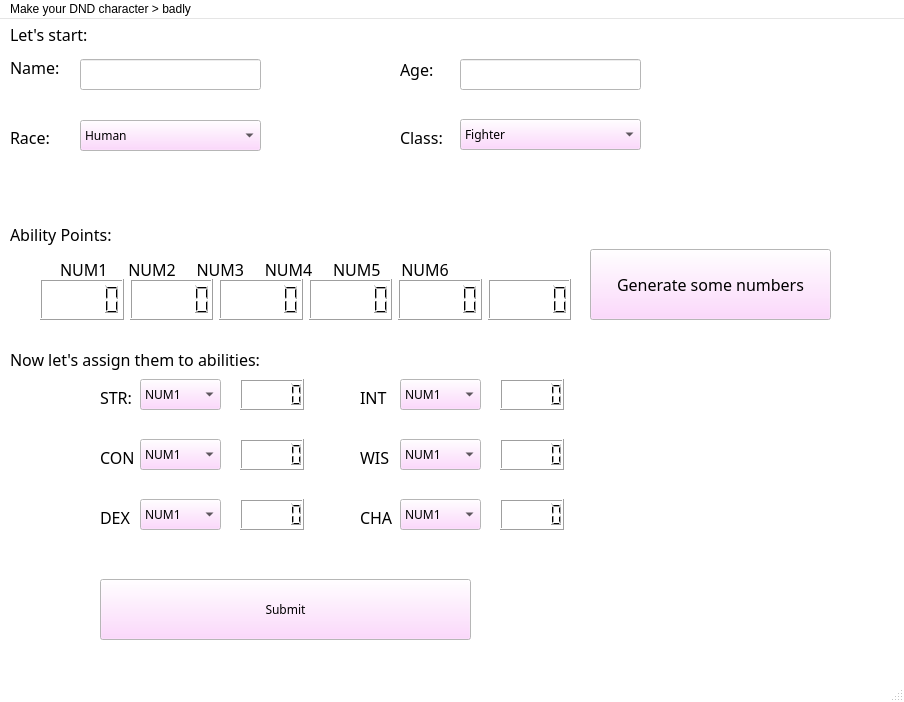
<?xml version="1.0" encoding="UTF-8"?>
<ui version="4.0">
 <class>DnDStuff</class>
 <widget class="QMainWindow" name="DnDStuff">
  <property name="geometry">
   <rect>
    <x>0</x>
    <y>0</y>
    <width>904</width>
    <height>702</height>
   </rect>
  </property>
  <property name="palette">
   <palette>
    <active>
     <colorrole role="Button">
      <brush brushstyle="SolidPattern">
       <color alpha="255">
        <red>255</red>
        <green>205</green>
        <blue>255</blue>
       </color>
      </brush>
     </colorrole>
     <colorrole role="Base">
      <brush brushstyle="SolidPattern">
       <color alpha="255">
        <red>255</red>
        <green>255</green>
        <blue>255</blue>
       </color>
      </brush>
     </colorrole>
     <colorrole role="Window">
      <brush brushstyle="SolidPattern">
       <color alpha="255">
        <red>255</red>
        <green>255</green>
        <blue>255</blue>
       </color>
      </brush>
     </colorrole>
     <colorrole role="Highlight">
      <brush brushstyle="SolidPattern">
       <color alpha="255">
        <red>255</red>
        <green>170</green>
        <blue>255</blue>
       </color>
      </brush>
     </colorrole>
    </active>
    <inactive>
     <colorrole role="Button">
      <brush brushstyle="SolidPattern">
       <color alpha="255">
        <red>255</red>
        <green>205</green>
        <blue>255</blue>
       </color>
      </brush>
     </colorrole>
     <colorrole role="Base">
      <brush brushstyle="SolidPattern">
       <color alpha="255">
        <red>255</red>
        <green>255</green>
        <blue>255</blue>
       </color>
      </brush>
     </colorrole>
     <colorrole role="Window">
      <brush brushstyle="SolidPattern">
       <color alpha="255">
        <red>255</red>
        <green>255</green>
        <blue>255</blue>
       </color>
      </brush>
     </colorrole>
     <colorrole role="Highlight">
      <brush brushstyle="SolidPattern">
       <color alpha="255">
        <red>255</red>
        <green>170</green>
        <blue>255</blue>
       </color>
      </brush>
     </colorrole>
    </inactive>
    <disabled>
     <colorrole role="Button">
      <brush brushstyle="SolidPattern">
       <color alpha="255">
        <red>255</red>
        <green>205</green>
        <blue>255</blue>
       </color>
      </brush>
     </colorrole>
     <colorrole role="Base">
      <brush brushstyle="SolidPattern">
       <color alpha="255">
        <red>255</red>
        <green>255</green>
        <blue>255</blue>
       </color>
      </brush>
     </colorrole>
     <colorrole role="Window">
      <brush brushstyle="SolidPattern">
       <color alpha="255">
        <red>255</red>
        <green>255</green>
        <blue>255</blue>
       </color>
      </brush>
     </colorrole>
     <colorrole role="Highlight">
      <brush brushstyle="SolidPattern">
       <color alpha="255">
        <red>0</red>
        <green>120</green>
        <blue>215</blue>
       </color>
      </brush>
     </colorrole>
    </disabled>
   </palette>
  </property>
  <property name="windowTitle">
   <string>DnD Stuff </string>
  </property>
  <widget class="QWidget" name="centralwidget">
   <widget class="QLabel" name="label">
    <property name="geometry">
     <rect>
      <x>10</x>
      <y>0</y>
      <width>141</width>
      <height>31</height>
     </rect>
    </property>
    <property name="font">
     <font>
      <family>8514oem</family>
      <pointsize>12</pointsize>
     </font>
    </property>
    <property name="text">
     <string>Let's start: </string>
    </property>
   </widget>
   <widget class="QLabel" name="labName">
    <property name="geometry">
     <rect>
      <x>10</x>
      <y>40</y>
      <width>55</width>
      <height>16</height>
     </rect>
    </property>
    <property name="font">
     <font>
      <family>8514oem</family>
      <pointsize>12</pointsize>
     </font>
    </property>
    <property name="text">
     <string>Name:</string>
    </property>
   </widget>
   <widget class="QLabel" name="labAge">
    <property name="geometry">
     <rect>
      <x>400</x>
      <y>30</y>
      <width>55</width>
      <height>41</height>
     </rect>
    </property>
    <property name="font">
     <font>
      <family>8514oem</family>
      <pointsize>12</pointsize>
     </font>
    </property>
    <property name="text">
     <string>Age:</string>
    </property>
   </widget>
   <widget class="QLabel" name="labRace">
    <property name="geometry">
     <rect>
      <x>10</x>
      <y>110</y>
      <width>55</width>
      <height>16</height>
     </rect>
    </property>
    <property name="font">
     <font>
      <family>8514oem</family>
      <pointsize>12</pointsize>
     </font>
    </property>
    <property name="text">
     <string>Race:</string>
    </property>
   </widget>
   <widget class="QLabel" name="labClass">
    <property name="geometry">
     <rect>
      <x>400</x>
      <y>110</y>
      <width>55</width>
      <height>16</height>
     </rect>
    </property>
    <property name="font">
     <font>
      <family>8514oem</family>
      <pointsize>12</pointsize>
     </font>
    </property>
    <property name="text">
     <string>Class:</string>
    </property>
   </widget>
   <widget class="QLineEdit" name="name">
    <property name="geometry">
     <rect>
      <x>80</x>
      <y>40</y>
      <width>181</width>
      <height>31</height>
     </rect>
    </property>
    <property name="font">
     <font>
      <family>8514oem</family>
     </font>
    </property>
    <property name="text">
     <string/>
    </property>
   </widget>
   <widget class="QLabel" name="label_6">
    <property name="geometry">
     <rect>
      <x>10</x>
      <y>200</y>
      <width>141</width>
      <height>31</height>
     </rect>
    </property>
    <property name="font">
     <font>
      <family>8514oem</family>
      <pointsize>12</pointsize>
     </font>
    </property>
    <property name="text">
     <string>Ability Points: </string>
    </property>
   </widget>
   <widget class="QLineEdit" name="age">
    <property name="geometry">
     <rect>
      <x>460</x>
      <y>40</y>
      <width>181</width>
      <height>31</height>
     </rect>
    </property>
    <property name="font">
     <font>
      <family>8514oem</family>
     </font>
    </property>
    <property name="text">
     <string/>
    </property>
   </widget>
   <widget class="QLabel" name="labNUMBERS">
    <property name="geometry">
     <rect>
      <x>60</x>
      <y>240</y>
      <width>591</width>
      <height>21</height>
     </rect>
    </property>
    <property name="font">
     <font>
      <family>8514oem</family>
      <pointsize>12</pointsize>
     </font>
    </property>
    <property name="text">
     <string>NUM1     NUM2     NUM3     NUM4     NUM5     NUM6</string>
    </property>
   </widget>
   <widget class="QPushButton" name="generate">
    <property name="geometry">
     <rect>
      <x>590</x>
      <y>230</y>
      <width>241</width>
      <height>71</height>
     </rect>
    </property>
    <property name="font">
     <font>
      <family>8514oem</family>
      <pointsize>12</pointsize>
     </font>
    </property>
    <property name="text">
     <string>Generate some numbers</string>
    </property>
   </widget>
   <widget class="QLabel" name="label_8">
    <property name="geometry">
     <rect>
      <x>10</x>
      <y>320</y>
      <width>351</width>
      <height>41</height>
     </rect>
    </property>
    <property name="font">
     <font>
      <family>8514oem</family>
      <pointsize>12</pointsize>
     </font>
    </property>
    <property name="text">
     <string>Now let's assign them to abilities:</string>
    </property>
   </widget>
   <widget class="QLabel" name="labSTR">
    <property name="geometry">
     <rect>
      <x>100</x>
      <y>370</y>
      <width>55</width>
      <height>16</height>
     </rect>
    </property>
    <property name="font">
     <font>
      <family>8514oem</family>
      <pointsize>12</pointsize>
     </font>
    </property>
    <property name="text">
     <string>STR: </string>
    </property>
   </widget>
   <widget class="QLabel" name="labCON">
    <property name="geometry">
     <rect>
      <x>100</x>
      <y>430</y>
      <width>55</width>
      <height>16</height>
     </rect>
    </property>
    <property name="font">
     <font>
      <family>8514oem</family>
      <pointsize>12</pointsize>
     </font>
    </property>
    <property name="text">
     <string>CON</string>
    </property>
   </widget>
   <widget class="QLabel" name="labDEX">
    <property name="geometry">
     <rect>
      <x>100</x>
      <y>490</y>
      <width>55</width>
      <height>16</height>
     </rect>
    </property>
    <property name="font">
     <font>
      <family>8514oem</family>
      <pointsize>12</pointsize>
     </font>
    </property>
    <property name="text">
     <string>DEX</string>
    </property>
   </widget>
   <widget class="QLabel" name="labINT">
    <property name="geometry">
     <rect>
      <x>360</x>
      <y>370</y>
      <width>55</width>
      <height>16</height>
     </rect>
    </property>
    <property name="font">
     <font>
      <family>8514oem</family>
      <pointsize>12</pointsize>
     </font>
    </property>
    <property name="text">
     <string>INT</string>
    </property>
   </widget>
   <widget class="QLabel" name="labWIS">
    <property name="geometry">
     <rect>
      <x>360</x>
      <y>430</y>
      <width>55</width>
      <height>16</height>
     </rect>
    </property>
    <property name="font">
     <font>
      <family>8514oem</family>
      <pointsize>12</pointsize>
     </font>
    </property>
    <property name="text">
     <string>WIS</string>
    </property>
   </widget>
   <widget class="QLabel" name="labCHA">
    <property name="geometry">
     <rect>
      <x>360</x>
      <y>490</y>
      <width>55</width>
      <height>16</height>
     </rect>
    </property>
    <property name="font">
     <font>
      <family>8514oem</family>
      <pointsize>12</pointsize>
     </font>
    </property>
    <property name="text">
     <string>CHA</string>
    </property>
   </widget>
   <widget class="QPushButton" name="submit">
    <property name="geometry">
     <rect>
      <x>100</x>
      <y>560</y>
      <width>371</width>
      <height>61</height>
     </rect>
    </property>
    <property name="font">
     <font>
      <family>8514oem</family>
     </font>
    </property>
    <property name="text">
     <string>Submit</string>
    </property>
   </widget>
   <widget class="QComboBox" name="race">
    <property name="geometry">
     <rect>
      <x>80</x>
      <y>101</y>
      <width>181</width>
      <height>31</height>
     </rect>
    </property>
    <property name="font">
     <font>
      <family>8514oem</family>
     </font>
    </property>
    <item>
     <property name="text">
      <string>Human</string>
     </property>
    </item>
    <item>
     <property name="text">
      <string>Elf</string>
     </property>
    </item>
    <item>
     <property name="text">
      <string>Dwarf</string>
     </property>
    </item>
    <item>
     <property name="text">
      <string>Halfling</string>
     </property>
    </item>
    <item>
     <property name="text">
      <string>Tiefling</string>
     </property>
    </item>
    <item>
     <property name="text">
      <string>Orc</string>
     </property>
    </item>
   </widget>
   <widget class="QComboBox" name="classCh">
    <property name="geometry">
     <rect>
      <x>460</x>
      <y>100</y>
      <width>181</width>
      <height>31</height>
     </rect>
    </property>
    <property name="font">
     <font>
      <family>8514oem</family>
     </font>
    </property>
    <item>
     <property name="text">
      <string>Fighter</string>
     </property>
    </item>
    <item>
     <property name="text">
      <string>Wizard</string>
     </property>
    </item>
    <item>
     <property name="text">
      <string>Rogue</string>
     </property>
    </item>
    <item>
     <property name="text">
      <string>Druid</string>
     </property>
    </item>
    <item>
     <property name="text">
      <string>Barbarian</string>
     </property>
    </item>
    <item>
     <property name="text">
      <string>Sorcerer</string>
     </property>
    </item>
    <item>
     <property name="text">
      <string>Bard</string>
     </property>
    </item>
    <item>
     <property name="text">
      <string>Cleric</string>
     </property>
    </item>
    <item>
     <property name="text">
      <string>Monk</string>
     </property>
    </item>
    <item>
     <property name="text">
      <string>Paladin</string>
     </property>
    </item>
   </widget>
   <widget class="QComboBox" name="Strength">
    <property name="geometry">
     <rect>
      <x>140</x>
      <y>360</y>
      <width>81</width>
      <height>31</height>
     </rect>
    </property>
    <property name="font">
     <font>
      <family>8514oem</family>
     </font>
    </property>
    <item>
     <property name="text">
      <string>NUM1</string>
     </property>
    </item>
    <item>
     <property name="text">
      <string>NUM2</string>
     </property>
    </item>
    <item>
     <property name="text">
      <string>NUM3</string>
     </property>
    </item>
    <item>
     <property name="text">
      <string>NUM4</string>
     </property>
    </item>
    <item>
     <property name="text">
      <string>NUM5</string>
     </property>
    </item>
    <item>
     <property name="text">
      <string>NUM6</string>
     </property>
    </item>
   </widget>
   <widget class="QComboBox" name="Constituition">
    <property name="geometry">
     <rect>
      <x>140</x>
      <y>420</y>
      <width>81</width>
      <height>31</height>
     </rect>
    </property>
    <property name="font">
     <font>
      <family>8514oem</family>
     </font>
    </property>
    <item>
     <property name="text">
      <string>NUM1</string>
     </property>
    </item>
    <item>
     <property name="text">
      <string>NUM2</string>
     </property>
    </item>
    <item>
     <property name="text">
      <string>NUM3</string>
     </property>
    </item>
    <item>
     <property name="text">
      <string>NUM4</string>
     </property>
    </item>
    <item>
     <property name="text">
      <string>NUM5</string>
     </property>
    </item>
    <item>
     <property name="text">
      <string>NUM6</string>
     </property>
    </item>
   </widget>
   <widget class="QComboBox" name="Dexterity">
    <property name="geometry">
     <rect>
      <x>140</x>
      <y>480</y>
      <width>81</width>
      <height>31</height>
     </rect>
    </property>
    <property name="font">
     <font>
      <family>8514oem</family>
     </font>
    </property>
    <item>
     <property name="text">
      <string>NUM1</string>
     </property>
    </item>
    <item>
     <property name="text">
      <string>NUM2</string>
     </property>
    </item>
    <item>
     <property name="text">
      <string>NUM3</string>
     </property>
    </item>
    <item>
     <property name="text">
      <string>NUM4</string>
     </property>
    </item>
    <item>
     <property name="text">
      <string>NUM5</string>
     </property>
    </item>
    <item>
     <property name="text">
      <string>NUM6</string>
     </property>
    </item>
   </widget>
   <widget class="QComboBox" name="Intelligence">
    <property name="geometry">
     <rect>
      <x>400</x>
      <y>360</y>
      <width>81</width>
      <height>31</height>
     </rect>
    </property>
    <property name="font">
     <font>
      <family>8514oem</family>
     </font>
    </property>
    <item>
     <property name="text">
      <string>NUM1</string>
     </property>
    </item>
    <item>
     <property name="text">
      <string>NUM2</string>
     </property>
    </item>
    <item>
     <property name="text">
      <string>NUM3</string>
     </property>
    </item>
    <item>
     <property name="text">
      <string>NUM4</string>
     </property>
    </item>
    <item>
     <property name="text">
      <string>NUM5</string>
     </property>
    </item>
    <item>
     <property name="text">
      <string>NUM6</string>
     </property>
    </item>
   </widget>
   <widget class="QComboBox" name="Wisdom">
    <property name="geometry">
     <rect>
      <x>400</x>
      <y>420</y>
      <width>81</width>
      <height>31</height>
     </rect>
    </property>
    <property name="font">
     <font>
      <family>8514oem</family>
     </font>
    </property>
    <item>
     <property name="text">
      <string>NUM1</string>
     </property>
    </item>
    <item>
     <property name="text">
      <string>NUM2</string>
     </property>
    </item>
    <item>
     <property name="text">
      <string>NUM3</string>
     </property>
    </item>
    <item>
     <property name="text">
      <string>NUM4</string>
     </property>
    </item>
    <item>
     <property name="text">
      <string>NUM5</string>
     </property>
    </item>
    <item>
     <property name="text">
      <string>NUM6</string>
     </property>
    </item>
   </widget>
   <widget class="QComboBox" name="Charisma">
    <property name="geometry">
     <rect>
      <x>400</x>
      <y>480</y>
      <width>81</width>
      <height>31</height>
     </rect>
    </property>
    <property name="font">
     <font>
      <family>8514oem</family>
     </font>
    </property>
    <item>
     <property name="text">
      <string>NUM1</string>
     </property>
    </item>
    <item>
     <property name="text">
      <string>NUM2</string>
     </property>
    </item>
    <item>
     <property name="text">
      <string>NUM3</string>
     </property>
    </item>
    <item>
     <property name="text">
      <string>NUM4</string>
     </property>
    </item>
    <item>
     <property name="text">
      <string>NUM5</string>
     </property>
    </item>
    <item>
     <property name="text">
      <string>NUM6</string>
     </property>
    </item>
   </widget>
   <widget class="QLCDNumber" name="numSTR">
    <property name="geometry">
     <rect>
      <x>240</x>
      <y>360</y>
      <width>64</width>
      <height>31</height>
     </rect>
    </property>
   </widget>
   <widget class="QLCDNumber" name="numCON">
    <property name="geometry">
     <rect>
      <x>240</x>
      <y>420</y>
      <width>64</width>
      <height>31</height>
     </rect>
    </property>
   </widget>
   <widget class="QLCDNumber" name="numDEX">
    <property name="geometry">
     <rect>
      <x>240</x>
      <y>480</y>
      <width>64</width>
      <height>31</height>
     </rect>
    </property>
   </widget>
   <widget class="QLCDNumber" name="numINT">
    <property name="geometry">
     <rect>
      <x>500</x>
      <y>360</y>
      <width>64</width>
      <height>31</height>
     </rect>
    </property>
   </widget>
   <widget class="QLCDNumber" name="numWIS">
    <property name="geometry">
     <rect>
      <x>500</x>
      <y>420</y>
      <width>64</width>
      <height>31</height>
     </rect>
    </property>
   </widget>
   <widget class="QLCDNumber" name="numCHA">
    <property name="geometry">
     <rect>
      <x>500</x>
      <y>480</y>
      <width>64</width>
      <height>31</height>
     </rect>
    </property>
   </widget>
   <widget class="QWidget" name="">
    <property name="geometry">
     <rect>
      <x>40</x>
      <y>260</y>
      <width>531</width>
      <height>41</height>
     </rect>
    </property>
    <layout class="QHBoxLayout" name="horizontalLayout">
     <item>
      <widget class="QLCDNumber" name="NUM1">
       <property name="font">
        <font>
         <weight>75</weight>
         <bold>true</bold>
        </font>
       </property>
      </widget>
     </item>
     <item>
      <widget class="QLCDNumber" name="NUM2">
       <property name="font">
        <font>
         <weight>75</weight>
         <bold>true</bold>
        </font>
       </property>
      </widget>
     </item>
     <item>
      <widget class="QLCDNumber" name="NUM3">
       <property name="font">
        <font>
         <weight>75</weight>
         <bold>true</bold>
        </font>
       </property>
      </widget>
     </item>
     <item>
      <widget class="QLCDNumber" name="NUM4">
       <property name="font">
        <font>
         <weight>75</weight>
         <bold>true</bold>
        </font>
       </property>
      </widget>
     </item>
     <item>
      <widget class="QLCDNumber" name="NUM5">
       <property name="font">
        <font>
         <weight>75</weight>
         <bold>true</bold>
        </font>
       </property>
      </widget>
     </item>
     <item>
      <widget class="QLCDNumber" name="NUM6">
       <property name="font">
        <font>
         <weight>75</weight>
         <bold>true</bold>
        </font>
       </property>
      </widget>
     </item>
    </layout>
   </widget>
  </widget>
  <widget class="QMenuBar" name="menubar">
   <property name="geometry">
    <rect>
     <x>0</x>
     <y>0</y>
     <width>904</width>
     <height>26</height>
    </rect>
   </property>
   <widget class="QMenu" name="menuMake_your_DND_character_badly">
    <property name="title">
     <string>Make your DND character &gt; badly</string>
    </property>
   </widget>
   <addaction name="menuMake_your_DND_character_badly"/>
  </widget>
  <widget class="QStatusBar" name="statusbar"/>
 </widget>
 <resources/>
 <connections/>
</ui>
